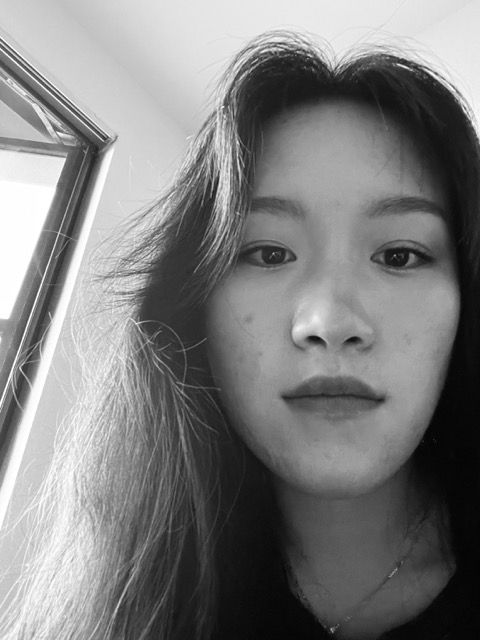
#> input picture Proj_2/code/images/selfie2.jpeg, 480 x 640 px, found by its file name
$ python main.py
#> lines starting #> are read from the running program, lines starting #| are printed output that depends on the picture
import numpy as np
import matplotlib.pyplot as plt
from scipy.signal import convolve2d
import cv2
import time
import os

def pad_image(image, pad_h, pad_w, mode='constant', cval=0.0):
    if mode == 'constant':
        return np.pad(image, ((pad_h, pad_h), (pad_w, pad_w)), mode=mode, constant_values=cval)
    return np.pad(image, ((pad_h, pad_h), (pad_w, pad_w)), mode=mode)

def conv2d_naive(image, kernel, padding=True, pad_mode='constant'):
    ih, iw = image.shape
    kh, kw = kernel.shape
    ph, pw = (kh // 2, kw // 2) if padding else (0, 0)
    padded = pad_image(image, ph, pw, mode=pad_mode, cval=0.0)
    out_h, out_w = (ih, iw) if padding else (ih - kh + 1, iw - kw + 1)
    out = np.zeros((out_h, out_w), dtype=np.float64)
    kflip = np.flip(kernel, axis=(0, 1))
    for i in range(out_h):
        for j in range(out_w):
            for m in range(kh):
                for n in range(kw):
                    out[i, j] += kflip[m, n] * padded[i + m, j + n]
    return out

def conv2d_two_loops(image, kernel, padding=True, pad_mode='constant'):
    ih, iw = image.shape
    kh, kw = kernel.shape
    ph, pw = (kh // 2, kw // 2) if padding else (0, 0)
    padded = pad_image(image, ph, pw, mode=pad_mode, cval=0.0)
    out_h, out_w = (ih, iw) if padding else (ih - kh + 1, iw - kw + 1)
    out = np.zeros((out_h, out_w), dtype=np.float64)
    kflip = np.flip(kernel, axis=(0, 1))
    for i in range(out_h):
        for j in range(out_w):
            out[i, j] = np.sum(padded[i:i+kh, j:j+kw] * kflip)
    return out

def convolve_color(image, kernel, mode='same'):
    if image.ndim == 2:
        return convolve2d(image, kernel, mode=mode)
    h, w, c = image.shape
    out = np.zeros_like(image, dtype=np.float64)
    for ch in range(c):
        out[:, :, ch] = convolve2d(image[:, :, ch], kernel, mode=mode)
    return out

def save_image(image, filename, title=None, cmap='gray'):
    os.makedirs("outputs", exist_ok=True)
    path = os.path.join("outputs", filename)
    plt.figure(figsize=(5, 5))

    if image.ndim == 2:
        plt.imshow(image, cmap=cmap)
    else:
        plt.imshow(np.clip(image, 0, 1))
    plt.axis('off')
    if title:
        plt.title(title)
    plt.savefig(path, bbox_inches='tight', pad_inches=0)
    plt.close()

img_path_selfie = '/Users/yuxuancai/cs180/cs180/Proj_2/code/images/selfie2.jpeg'
img = cv2.imread(img_path_selfie, cv2.IMREAD_GRAYSCALE)
#> img is the input picture: shape (640, 480); min 2, max 255, mean 126.7
if img is None:
    raise FileNotFoundError(f"Ensure '{img_path_selfie}' exists.")
if len(img.shape) == 3:
    img = cv2.cvtColor(img, cv2.COLOR_BGR2GRAY)
img = img.astype(np.float64) / 255.0
img = cv2.resize(img, (500, 500))
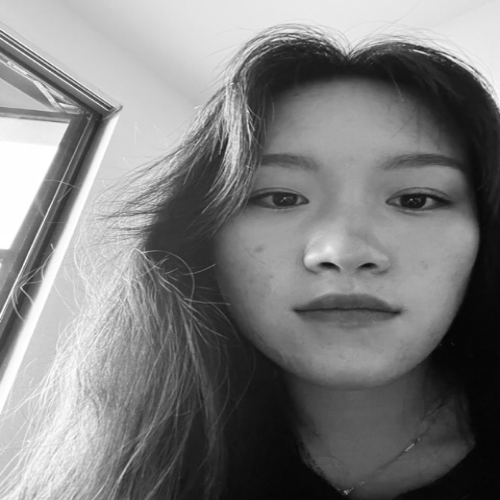
#> img: shape (500, 500) float64; min 0.00946, max 1, mean 0.497

box_kernel = np.ones((9, 9)) / 81.0
dx = np.array([[1, -1]])
dy = np.array([[1], [-1]])

start = time.time()
box_naive = conv2d_naive(img, box_kernel)
#> in pad_image, `return np.pad(image, ((pad_h, pad_h), (pad_w, pad_w)), mode=mode, cons..`:
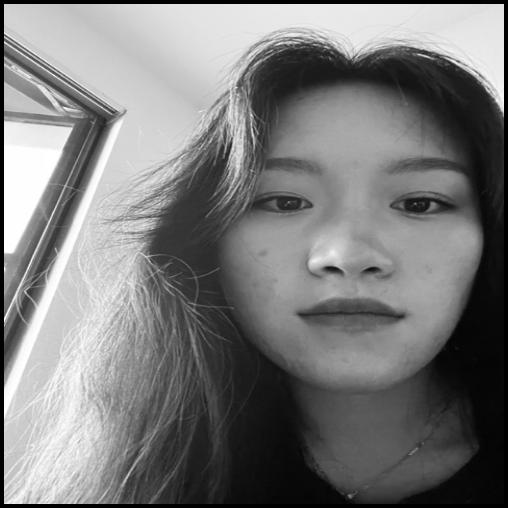
#> returned value: shape (508, 508) float64; min 0, max 1, mean 0.481
#> after the loop in conv2d_naive, `for i in range(out_h):`:
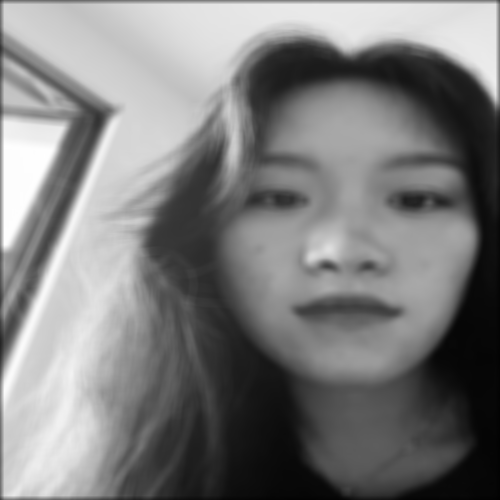
#> out: shape (500, 500) float64; min 0.0066, max 1, mean 0.492
naive_time = time.time() - start

start = time.time()
box_two = conv2d_two_loops(img, box_kernel)
two_time = time.time() - start

start = time.time()
box_scipy = convolve2d(img, box_kernel, mode='same')
scipy_time = time.time() - start

dx_naive = conv2d_naive(img, dx)
#> call 2 of conv2d_naive, with kernel = array of shape (1, 2), padding = True, pad_mode = 'constant'
#> after the loop in conv2d_naive (call 2), `for i in range(out_h):`:
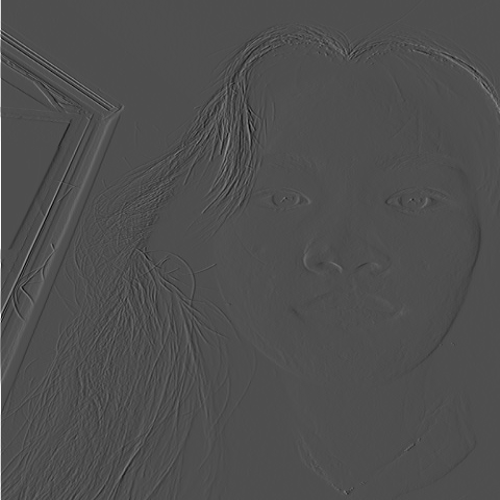
#> out: shape (500, 500) float64; min -0.449, max 1, mean 0.000517; drawn with min black and max white
dy_naive = conv2d_naive(img, dy)
#> call 3 of conv2d_naive, with kernel = array of shape (2, 1), padding = True, pad_mode = 'constant'
#> after the loop in conv2d_naive (call 3), `for i in range(out_h):`:
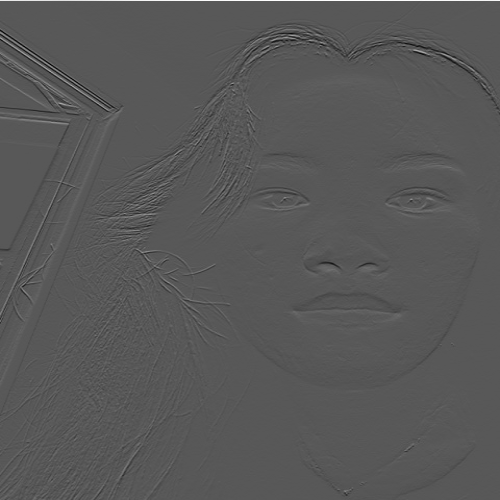
#> out: shape (500, 500) float64; min -0.488, max 0.921, mean 0.000469; drawn with min black and max white

save_image(img, 'part1_1_grayscale.jpg', 'Grayscale Selfie')
save_image(box_naive, 'part1_1_box_naive.jpg', 'Box (4 loops)')
save_image(box_two, 'part1_1_box_two_loops.jpg', 'Box (2 loops)')
save_image(box_scipy, 'part1_1_box_scipy.jpg', 'Box (SciPy)')
save_image(dx_naive, 'part1_1_dx.jpg', 'Dx (Horizontal Edges)')
save_image(dy_naive, 'part1_1_dy.jpg', 'Dy (Vertical Edges)')

img_path_cameraman = '/Users/yuxuancai/cs180/cs180/Proj_2/code/images/cameraman.png'
img2 = cv2.imread(img_path_cameraman, cv2.IMREAD_GRAYSCALE)
if img2 is None:
#> (the run stopped early here; a loop or call above may not have finished)
